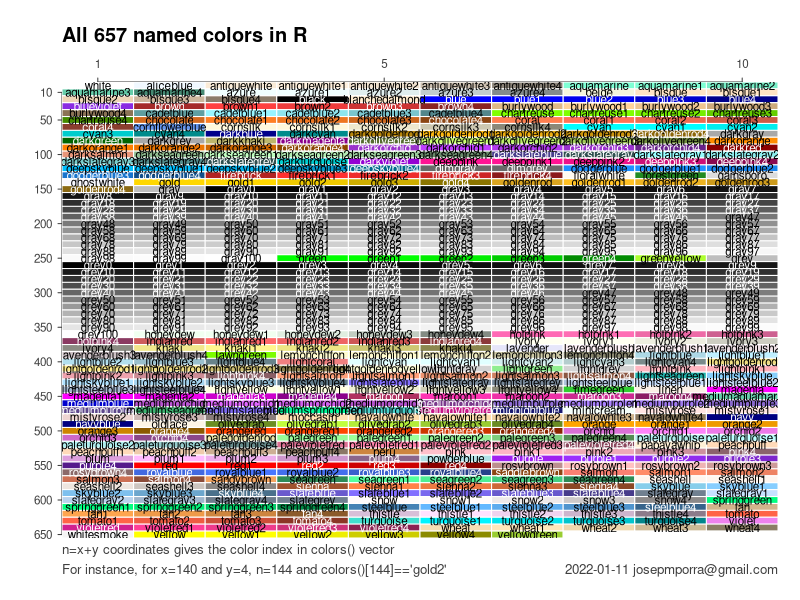

Recreate this plot in R.
#' Plot all named color in R
#'
#' @return Png file with a plot of all 657 named color in R
#' @export
#'
#' @examples
all_colors_plot <- function(){
  
  # Based on the code in 
  # [R-gallery](https://www.r-graph-gallery.com/42-colors-names.html)  
  
  # Settings
  line <- 66
  col <- 10
  
  # properties for the plot
  old_par <- par(
    mar= c(1, 3, 4, 1) + 0.1, 
    oma = c(2, 0, 0, 0), 
    xaxs = 'i', yaxs = 'i', no.readonly = TRUE)
  
  # Empty chart
  plot(0, 0, type = "n", xlim = c(0, 1), ylim = c(0, 1), 
    axes = FALSE,
    xlab = "", ylab = "", )
  
  # axis guidelines
  axis_color <- "gray25"
  x_axis_pos <- - 1 / col / 2 + c(0.1, 0.5, 1)
  axis(3, at = x_axis_pos, labels = c(1, 5, 10), col = axis_color,
    col.axis = axis_color, cex.axis = 0.7, tcl = -0.2, mgp = c(3,0.5,0))
  y_axis_pos <- 1 - (1/line/2 + c(1, seq(5, 65, by = 5)) / line)
  axis(2, at = y_axis_pos, 
    labels = 10 * c(1, seq(5, 65, by = 5)), las = 2, col = axis_color,
    col.axis = axis_color, cex.axis = 0.7, tcl = -0.2, mgp = c(3,0.5,0))
  
  # sequence on 657 colors + 3 white
  seq_col <- c(1:657, rep(1, 3))
  
  # rect dimensions
  xl <- rep((0:(col - 1)/col),line)
  yb <- sort(rep((0:(line - 1)/line), col), decreasing=T)
  xr <- rep((1:col/col),line) 
  yt <- sort(rep((1:line/line), col), decreasing=T)
  
  # Add color background
  rect(  
    xl, yb, xr, yt,
    border = "white" , 
    col=colors()[seq_col])
  
  # text position
  x_text <- (xl + xr) / 2
  y_text <- (yb + yt) / 2
  
  # Change text color depending on color
  # Based on show_col() function in {scales} package
  # hcl <- farver::decode_colour(colors(), "rgb", "hcl")
  # label_col <- ifelse(hcl[, "l"] > 50, "black", 
  #   "white")
  # Based on R graphics by P. Murell
  huv <- convertColor(
    t(col2rgb(colors())/255), "sRGB", "Luv")
  label_col <- ifelse(huv[, "L"] > 50, "black", 
    "white")
  
  # Color names
  text(x_text, y_text, adj = c(0.5, 0.5),
    c(colors(), rep("", 3)), col = c(label_col, rep("white", 3)),
    cex=0.7)
  
  # title and other decorations
  
  title(main = "All 657 named colors in R", adj = 0, line = 2)
  mtext("n=x+y coordinates gives the color index in colors() vector", 
    line = 0, side = 1, adj = 0, cex = 0.8, col = axis_color)
  mtext("For instance, for x=140 and y=4, n=144 and colors()[144]=='gold2'",
    line = 1, side = 1, adj = 0, cex = 0.8, col = axis_color)
  mtext("2022-01-11 josepmporra@gmail.com", line = 1, side = 1, adj = 1,
    cex = 0.8, col = axis_color)
  par(old_par)
}

file_name <- "all_R_named_colors_plot.png"
if(!file.exists(file_name)) {
  png(file_name, 
    width = 1200, height = 1200, units = "px", res = 96)
  all_colors_plot()
  dev.off()
} else {
  message(paste0("File: ", file_name, " Already exists"))
}
